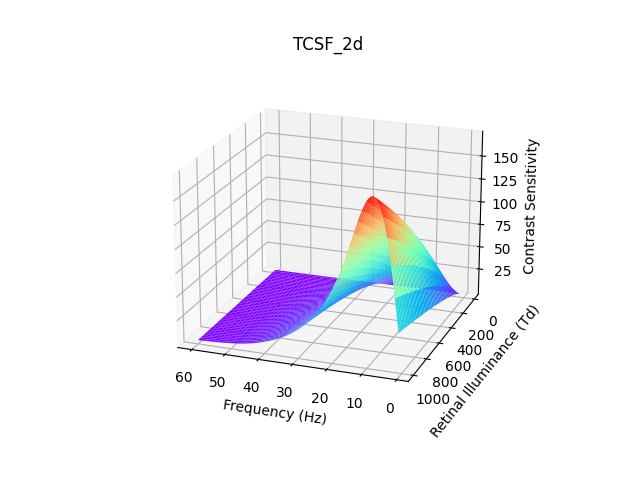

Write Python code to recreate this figure.
import numpy as np
import math
import matplotlib.pyplot as plt

def TCSF_2d(frequency, Td):
    t = np.log10(Td)
    s = (3 * frequency + 23.8 * (-3 + t) - 62.1 * t) / ((23.8 - 10.5) * (-3 + t) + (-62.1 + 45.3) * t)
    S = 10 ** s
    return S

def TCSF(frequency):
    S = np.abs(148.7 * ((1 + 2j * math.pi * frequency * 0.00267) ** (-15) - 0.882 * (
                1 + 2j * math.pi * frequency * 1.834 * 0.00267) ** (-16)))
    return S

def TCSF_new(frequency, Td, single=True):
    K = 40  # Hz threshold value
    prop = 0.44012363507380736 #173.10083837467033 / S_max
    if not single: #np.array
        frequency_1 = frequency[frequency > K].reshape(frequency.shape[0], -1)
        frequency_2 = frequency[frequency <= K].reshape(frequency.shape[0], -1)
        Td_1 = Td[:, frequency_2.shape[1]:]
        Td_2 = Td[:, :frequency_2.shape[1]]
        S_1 = TCSF_2d(frequency_1, Td_1)
        S_2 = TCSF(frequency_2) * TCSF_2d(K, Td_2) / TCSF(K)
        S = np.concatenate([S_2, S_1], axis=-1)
        # S_max = S.max()
        S = S * prop#173.10083837467033 / S_max
        return S
    else: #single number
        if frequency > K:
            S = TCSF_2d(frequency, Td)
        else:
            S = TCSF(frequency) * TCSF_2d(K, Td) / TCSF(K)
        S = S * prop
        return S



if __name__ == "__main__":
    x_frequency = np.linspace(1, 60, 1000)
    y_Td = np.linspace(1, 1000, 1000)
    # y_Td = np.full(1, 1000)
    X, Y = np.meshgrid(x_frequency, y_Td)
    z_S = TCSF_new(X,Y,single=False)

    fig = plt.figure()
    ax3 = plt.axes(projection='3d')
    ax3.plot_surface(X, Y, z_S, cmap='rainbow')
    plt.title('TCSF_2d')
    ax3.set_xlabel('Frequency (Hz)')
    ax3.set_ylabel('Retinal Illuminance (Td)')
    ax3.set_zlabel('Contrast Sensitivity')
    ax3.view_init(elev=20, azim=110)
    plt.savefig('TCSF_2d.png')
    plt.close()